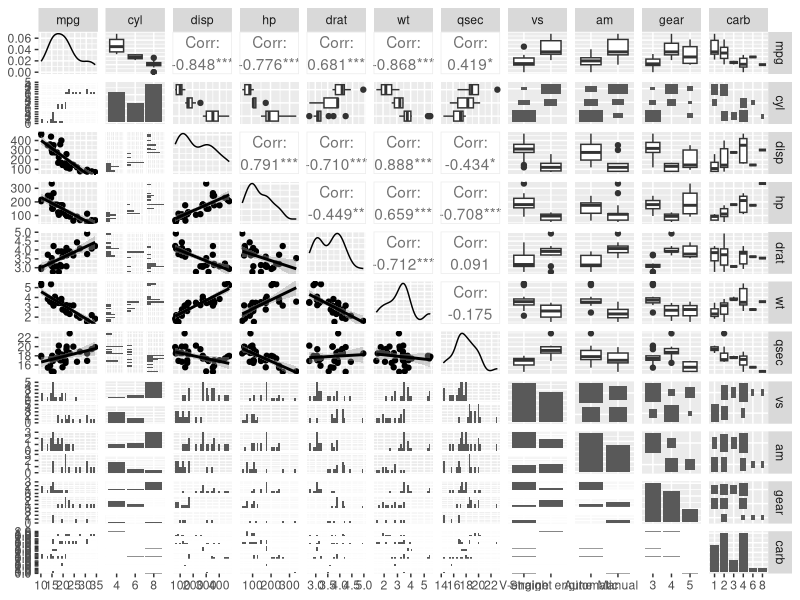
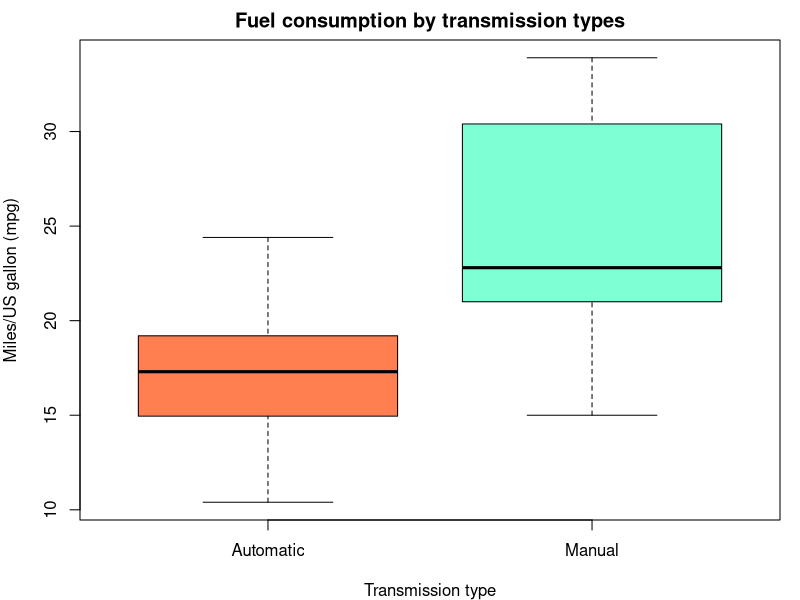
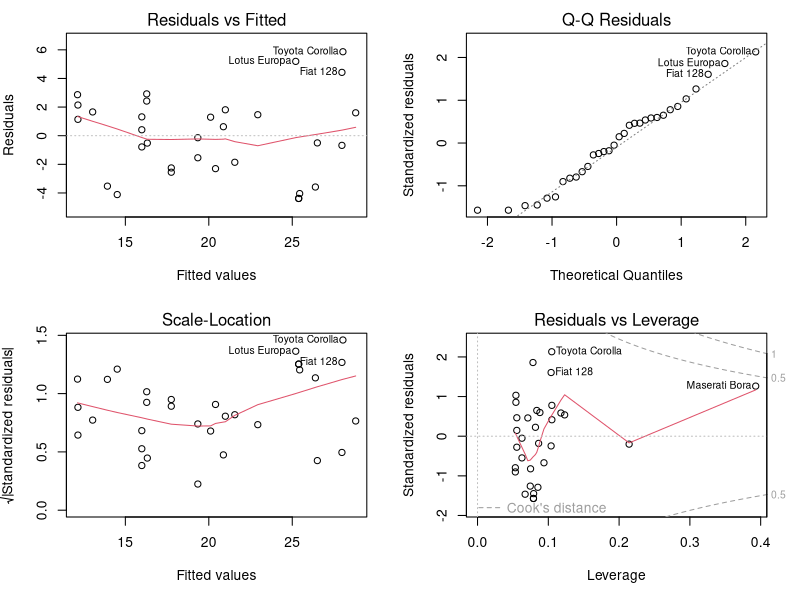
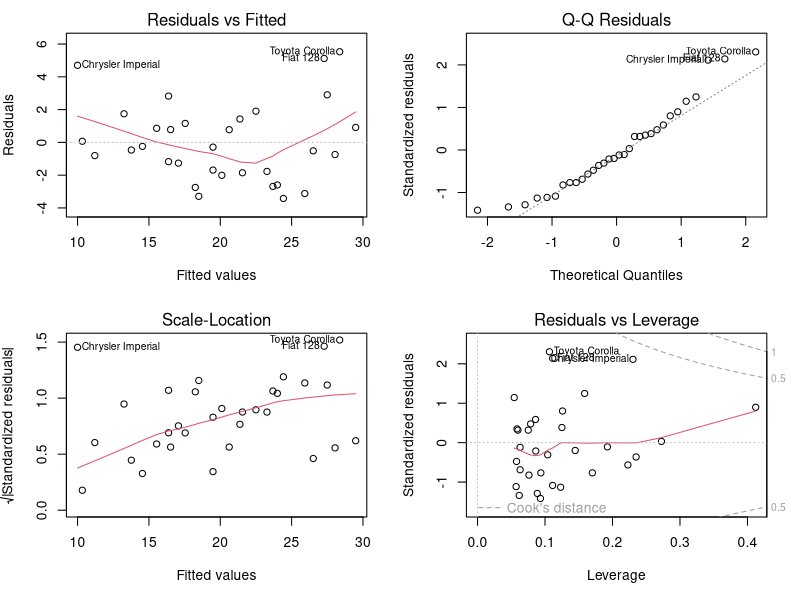

The R source for these figures, in order:
# Assignment: Regression Models Course Project

library(datasets)
data(mtcars)

# Summaries
?mtcars
summary(mtcars)
str(mtcars)
dim(mtcars)
head(mtcars)
tail(mtcars)

# Formatting factors for analysis (See help page ?mtcars)
mtcars$cyl <- as.factor(mtcars$cyl)
mtcars$gear <- as.factor(mtcars$gear)
mtcars$carb <- as.factor(mtcars$carb)
## http://stackoverflow.com/questions/18617174/r-mtcars-dataset-meaning-of-vs-variable
mtcars$vs <- as.factor(mtcars$vs)
levels(mtcars$vs) <- c("V-engine", "Straight engine")
mtcars$am <- as.factor(mtcars$am)
levels(mtcars$am) <- c("Automatic", "Manual")


# Pair plot
require(GGally)
require(ggplot2)
g <- ggpairs(mtcars, 
             lower = list(continuous = wrap("smooth"))) ##, method = "loess"
g

# Plotting am vs mpg

# g2 <- ggplot(mtcars, aes(x = am, y = mpg, fill = am)) + 
#     geom_boxplot() +
#     labs(title = "Fuel consumption and transmission types", 
#          x = "Transmission", y = "Miles/US gallon (mpg)")
# g2

par(mfrow = c(1, 1), mar = c(4, 4, 2, 1))
boxplot(mpg ~ am, data = mtcars,
        col = c("coral", "aquamarine"),
        xlab = "Transmission type",
        ylab = "Miles/US gallon (mpg)",
        main = "Fuel consumption by transmission types")

# Linear model
fitPrimary <- lm(mpg ~ am, data = mtcars)
summary(fitPrimary)
summary(fitPrimary)$coefficients
##              Estimate Std. Error   t value     Pr(>|t|)
## (Intercept) 17.147368   1.124603 15.247492 1.133983e-15
## factor(am)1  7.244939   1.764422  4.106127 2.850207e-04
summary(fitPrimary)$r.squared
## [1] 0.3597989 => 36% of the variability on MPG is explained by transmission

# Complete model
fitComplete <- lm(mpg ~ ., data = mtcars)
summary(fitComplete)
summary(fitComplete)$coefficients
summary(fitComplete)$adj.r.squared
## [1] 0.7790215 => 78% of the var. on MPG is explained by the complete model

# Another approach... nested models!
## am is the variable investigated
## According to a quick research, another variables related to fuel consumption:
## - hp: gross horsepower
## - wt: weight
## - qsec: 1/4 mile time
## - gear: number of forward gears
## - carb: number of carburetors
fit2 <- update(fitPrimary, mpg ~ am + hp)
fit3 <- update(fitPrimary, mpg ~ am + hp + wt)
fit4 <- update(fitPrimary, mpg ~ am + hp + wt + qsec)
fit5 <- update(fitPrimary, mpg ~ am + hp + wt + qsec + gear)
fit6 <- update(fitPrimary, mpg ~ am + hp + wt + qsec + gear + carb)

anova(fitPrimary, fit2, fit3, fit4, fit5, fit6)

# According to ANOVA results, the models 2 and 3 are statistically significant
summary(fit2)$coefficients
##               Estimate  Std. Error   t value     Pr(>|t|)
## (Intercept) 26.5849137 1.425094292 18.654845 1.073954e-17
## amManual     5.2770853 1.079540576  4.888270 3.460318e-05
## hp          -0.0588878 0.007856745 -7.495191 2.920375e-08
summary(fit2)$adj.r.squared
## 0.7670025 => am and hp explains 77% of the variability...

summary(fit3)$coefficients
##                Estimate  Std. Error   t value     Pr(>|t|)
## (Intercept) 34.00287512 2.642659337 12.866916 2.824030e-13
## amManual     2.08371013 1.376420152  1.513862 1.412682e-01
## hp          -0.03747873 0.009605422 -3.901830 5.464023e-04
## wt          -2.87857541 0.904970538 -3.180850 3.574031e-03
summary(fit3)$adj.r.squared
## 0.8227357 => am, hp and wt explains 82% of the variability...

# Residuals
par(mfrow = c(2, 2), mar = c(5, 4, 2, 2))
##plot(fitPrimary)
plot(fit2)
plot(fit3)

# Diagnostics
?influence.measures

## Model 2: 
round(dfbetas(fit2)[, 2], 3) 
### dfbetas are small, no points with high potential for influence

round(hatvalues(fit2), 3)
### "Maserati Bora" has high leverage but no influence

## Model 3: 
round(dfbetas(fit3)[, 2], 3)
### dfbetas are small, no points with high potential for influence

round(hatvalues(fit3), 3)
### "Maserati Bora" has high leverage but no influence

# Model selection: SELECT MODEL 3!!!